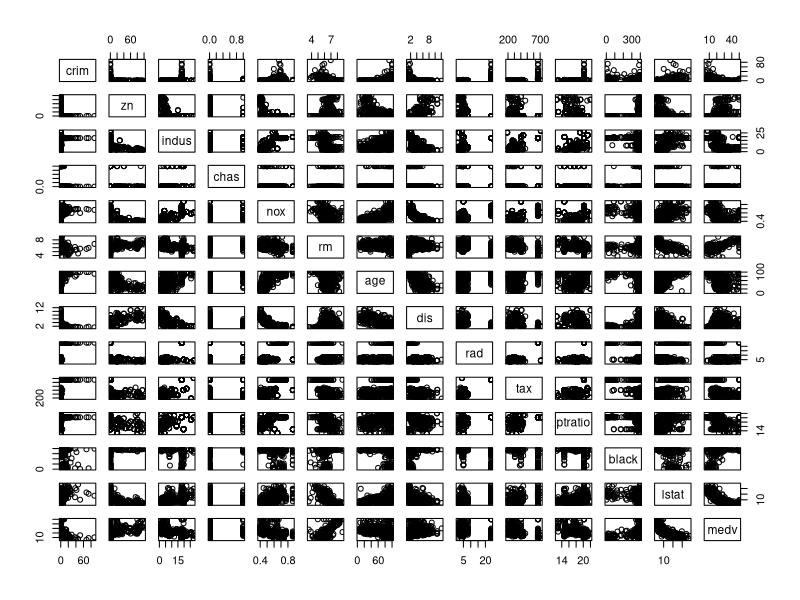
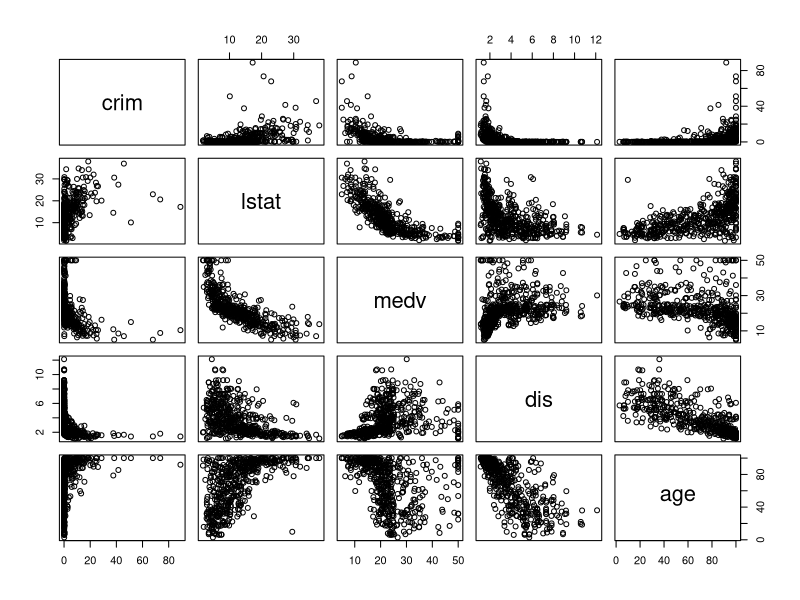
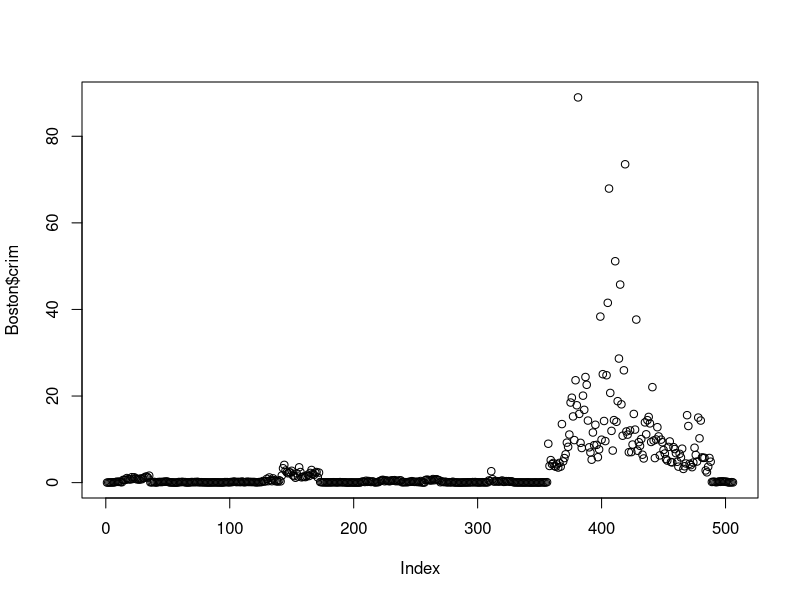
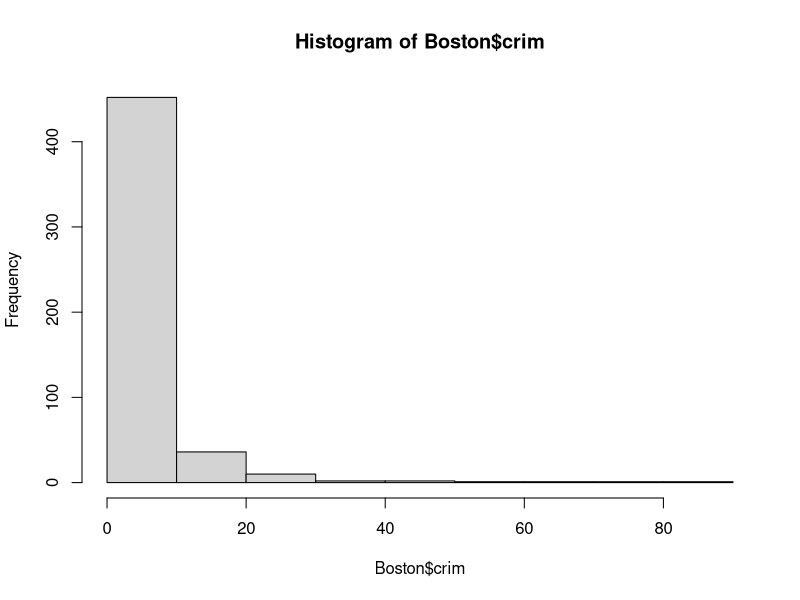
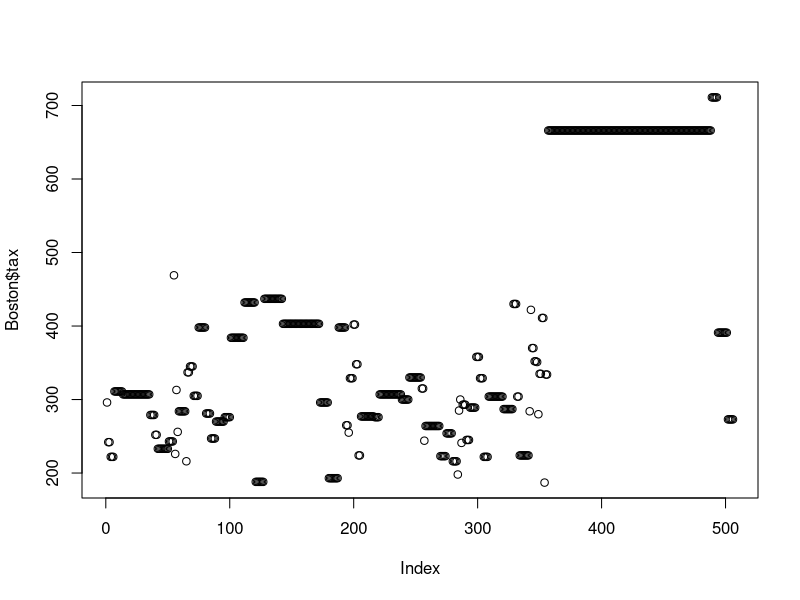
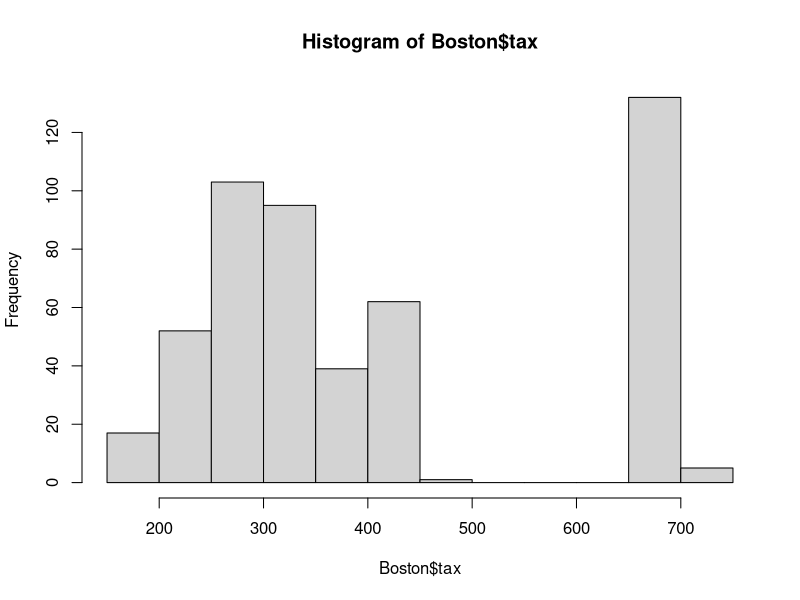
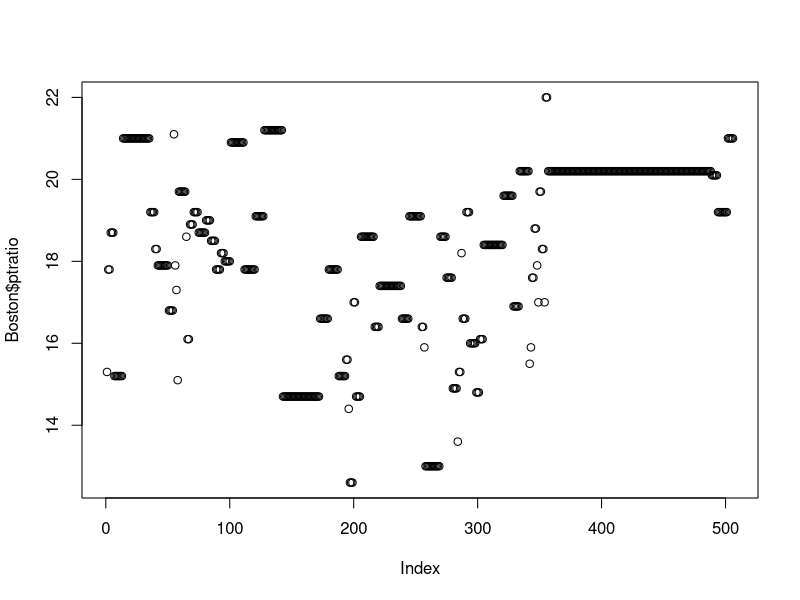
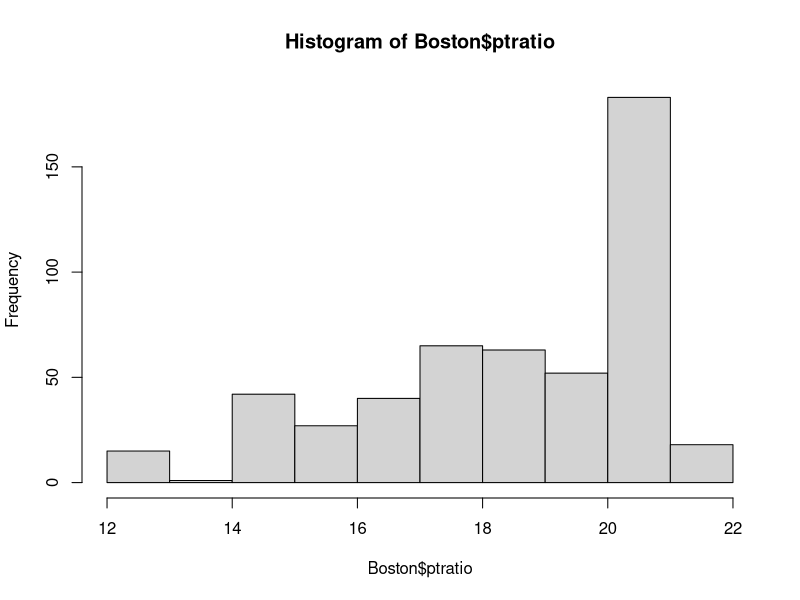

The R source for these figures, in order:
## ---- chunk 1
library(MASS)
dim(Boston)
## ---- chunk 2
pairs(Boston)
## ---- chunk 3
pairs(~crim+lstat+medv+dis+age,Boston)
## ---- chunk 4
max(Boston$crim)
which.max(Boston$crim)
summary(Boston$crim)
plot(Boston$crim)
hist(Boston$crim)
length(which(Boston$crim>10))
## ---- chunk 5
max(Boston$tax)
which.max(Boston$tax)
summary(Boston$tax)
plot(Boston$tax)
hist(Boston$tax)
length(which(Boston$tax>500))
## ---- chunk 6
max(Boston$ptratio)
which.max(Boston$ptratio)
summary(Boston$ptratio)
plot(Boston$ptratio)
hist(Boston$ptratio)
length(which(Boston$ptratio>20))
## ---- chunk 7
length(which(Boston$chas==1))
## ---- chunk 8
summary(Boston$ptratio)
## ---- chunk 9
minmedv=which.min(Boston$medv)
Boston[minmedv,]
## ---- chunk 10
length(which(Boston$rm>7))
which(Boston$rm>7)
## ---- chunk 11
length(which(Boston$rm>8))
which(Boston$rm>8)
## ---- chunk 12
rm8=which(Boston$rm>8)
total=Boston[98,]

for (i in rm8[2:13]){
  total=total+Boston[i,]
}

avg=total/13
## ---- chunk 13
    # sampling the data to split into test and training samples
      set.seed(1)
      train=sample(506,253)
      test=-train
      train_sample=Boston[train,]
      test_sample=Boston[test,]
## ---- chunk 14
      # Running linear model on training samples
      lm.fit=lm(crim~.,data=train_sample)
      summary(lm.fit)
      
      # calculating root mean square error for training data
      train_RMSE=sqrt(mean(residuals(lm.fit)^2))
      print(paste0("Training RMSE= ",train_RMSE))
      
      # calculating root mean square error for test data
      test_predict=predict(lm.fit,newdata = test_sample)
      test_error=test_predict-test_sample$crim
      test_RMSE=sqrt(mean(test_error^2))
      print(paste0("Test RMSE= ",test_RMSE))
## ---- chunk 15
      # splitting data into training and test sample
      set.seed(1)
      train=sample(506,253)
      test=-train
      train_sample=Boston[train,]
      test_sample=Boston[test,]      
      
      #setting up response variable to be binary for training data
      crime_train=rep(0,253)
      crime_train[train_sample$crim>median(train_sample$crim)]=1    
      train_sample$crim=crime_train
      
      #setting up response variable to be binary for test data
      crime_test=rep(0,253)
      crime_test[test_sample$crim>median(test_sample$crim)]=1          
      test_sample$crim=crime_test
      
      #Running logistic regression on training data
      glm.fit=glm(crim~.,data=train_sample, family=binomial)
      summary(glm.fit)
      
      #Using the model produced by logistic regression to predict values for training data
      glm.probs=predict(glm.fit,type="response")
      glm.pred=rep(0,253)
      glm.pred[glm.probs>0.5]=1
      
      # Measuring the number of errors in the training data prediction
      table(glm.pred,train_sample$crim)
      mean(glm.pred==train_sample$crim)
      
      #predicting the response for test data set
      glm.probs.test=predict(glm.fit,test_sample,type="response")
      glm.pred.test=rep(0,253)
      glm.pred.test[glm.probs.test>0.5]=1
      
      # Measuring the number of errors in the test data prediction
      table(glm.pred,test_sample$crim)
      mean(glm.pred==test_sample$crim)
